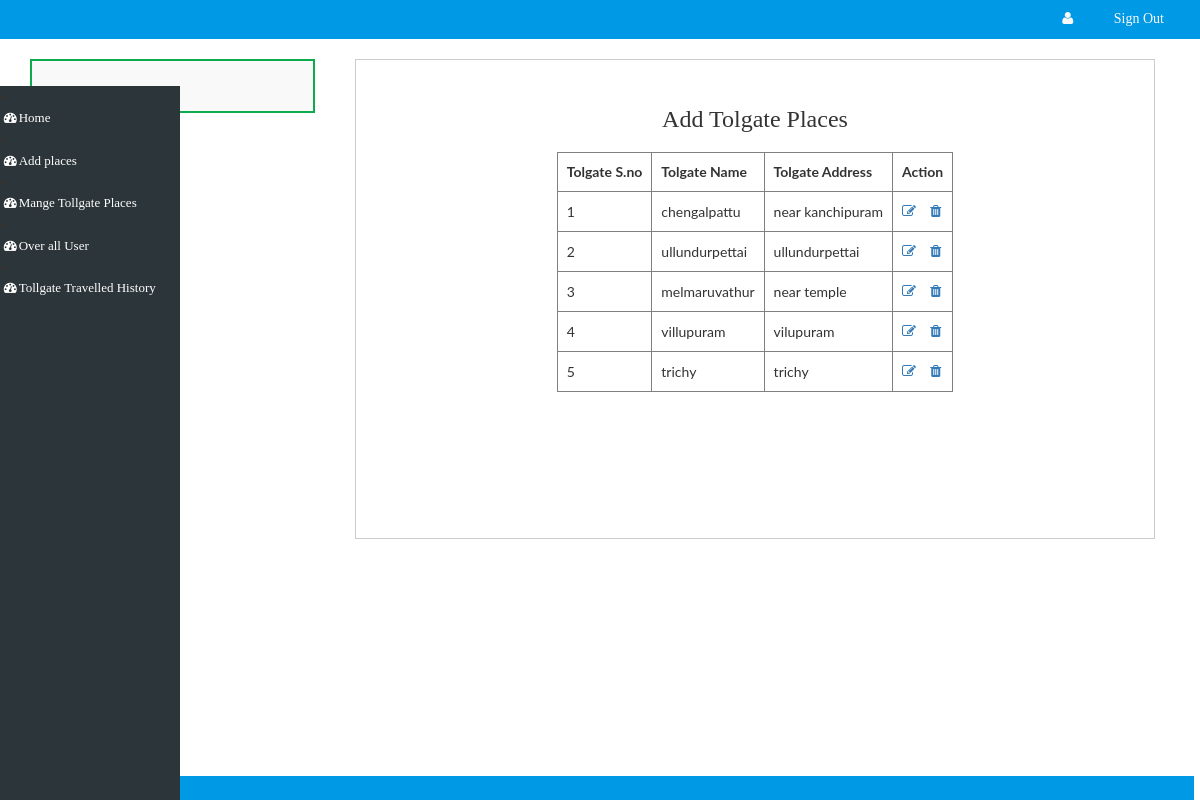
The app's page /admin/add-tolgate_detail.php?id=3&limit=5 (signed in) with its own data.
### tables this page shows
CREATE TABLE `tolgate_detail` (
  `id` int(200) NOT NULL,
  `tolgate_name` varchar(500) NOT NULL,
  `tolgate_address` varchar(500) NOT NULL,
  `bus_fare` varchar(500) NOT NULL,
  `truck` varchar(500) NOT NULL,
  `Upto_3_Axle_Vehicle` varchar(500) NOT NULL,
  `car` varchar(500) NOT NULL,
  `above_3_axle_vehile` varchar(500) NOT NULL,
  `tolgate_list_id` varchar(300) NOT NULL
);

### admin/add-tolgate_detail.php (the view, shortened to what this page needs)
<?php
if($_SESSION)
{
if(isset($_GET['id']) && isset($_GET['limit'])){
$overall_id=$_GET['id'];
$overall_limit=$_GET['limit'];
include('database.php');
$list_tolgate_query="SELECT * FROM `tolgate_detail` WHERE `tolgate_list_id`='$overall_id' LIMIT $overall_limit";
$list_tolgate_res=mysqli_query($con,$list_tolgate_query);
?>
<!DOCTYPE html>
<html lang="en">
<head>
<link rel="stylesheet" href="css/bootstrap.min.css">
<link rel="stylesheet" href="css/bootstrap-select.css">
<link href="css/style.css" rel="stylesheet" type="text/css" media="all" />
<link rel="stylesheet" type="text/css" href="css/jquery-ui1.css">
<link rel="stylesheet" href="css/font-awesome.min.css" />
<link rel="stylesheet" href="css/menu_sideslide.css" type="text/css" media="all">
<link href="css/jquery.uls.css" rel="stylesheet"/>
<link href="css/jquery.uls.grid.css" rel="stylesheet"/>
<link href="css/jquery.uls.lcd.css" rel="stylesheet"/>
</head>
<body>
	<?php
	include 'header.php';
	?>
	<div class="total-ads main-grid-border">
		<div class="container">
			<div class="ads-grid">
				<div class="side-bar col-md-3" style="    border-left: 2px solid #0dab4c;
    border-right: 2px solid #0dab4c;
    border-top: 2px solid #0dab4c;
    border-bottom: 2px solid #0dab4c;">
				<?php
				include 'side-menu.php';
				?>
				</div>
				<div class="agileinfo-ads-display col-md-9">
					<div class="wrapper">
					<div class="bs-example bs-example-tabs" role="tabpanel" data-example-id="togglable-tabs">
					  <div id="myTabContent" class="tab-content">
						<div role="tabpanel" class="tab-pane fade in active" id="home" aria-labelledby="home-tab">
						   <div>
							<div id="container">
								<center>
									<h3>Add Tolgate Places</h3>
									<br>
									<form method="POST">
									<table border="1">
										<tr>
										<th>
											Tolgate S.no
										</th>
										<th>
											Tolgate Name
										</th>
										<th>
											Tolgate Address
										</th>
										<th>
										Action
										</th>
										</tr>
										<?php
										$url=$_SERVER['QUERY_STRING'];
										$i=1;
										while ( $list_tolgate_row = mysqli_fetch_assoc($list_tolgate_res)) {
										?>
										<tr>
										<td>
										<?php
										echo $i;
										?>
										</td>
										<td>
										<?php
										echo $list_tolgate_row['tolgate_name'];
										?>
										</td>
										<td>
										<?php
										echo $list_tolgate_row['tolgate_address'];
										?>
										</td>
										<td>
											<a href="edit-overall-tolgate.php?id=<?php echo $list_tolgate_row['id']; ?>"><i class="fa fa-pencil-square-o" aria-hidden="true"></i> </a>&nbsp;&nbsp;&nbsp;<a href="delete-tolgate-list.php?delete_id=<?php echo $list_tolgate_row['id'].'&'. $url; ?>"><i class="fa fa-trash" aria-hidden="true"></i></a>
										</td>
										</tr>
										<?php
										$i++;
										}
										?>
									</table>
									</form>
								</center>
								<br>
								<br>
								<br>
								<br>
								<br>
						</div>
							</div>
						</div>
					  </div>
					</div>
				</div>
				</div>
				<div class="clearfix"></div>
			</div>
		</div>
	</div>
		<?php
		include('footer.php');
		?>
</body>
</html>
<?php
}
else
{
	echo "<script>alert('sorry you are not login please login');</script>";
	echo "<script>window.location='index.php';</script>";
}
}else{
	echo "<script>alert('sorry you are not login please login');</script>";
	echo "<script>window.location='index.php';</script>";
}
?>

### admin/side-menu.php (style rules this page uses)
body { font-family: "Lato", sans-serif; }

### admin/add-tolgate_detail.php (style rules this page uses)
td, th { padding: 9px; }

### records on screen
tolgate_detail: tolgate_name "chengalpattu", tolgate_address "near kanchipuram"
tolgate_detail: tolgate_name "ullundurpettai", tolgate_address "ullundurpettai"
tolgate_detail: tolgate_name "melmaruvathur", tolgate_address "near temple"
tolgate_detail: tolgate_name "villupuram", tolgate_address "vilupuram"
tolgate_detail: tolgate_name "trichy", tolgate_address "trichy"
